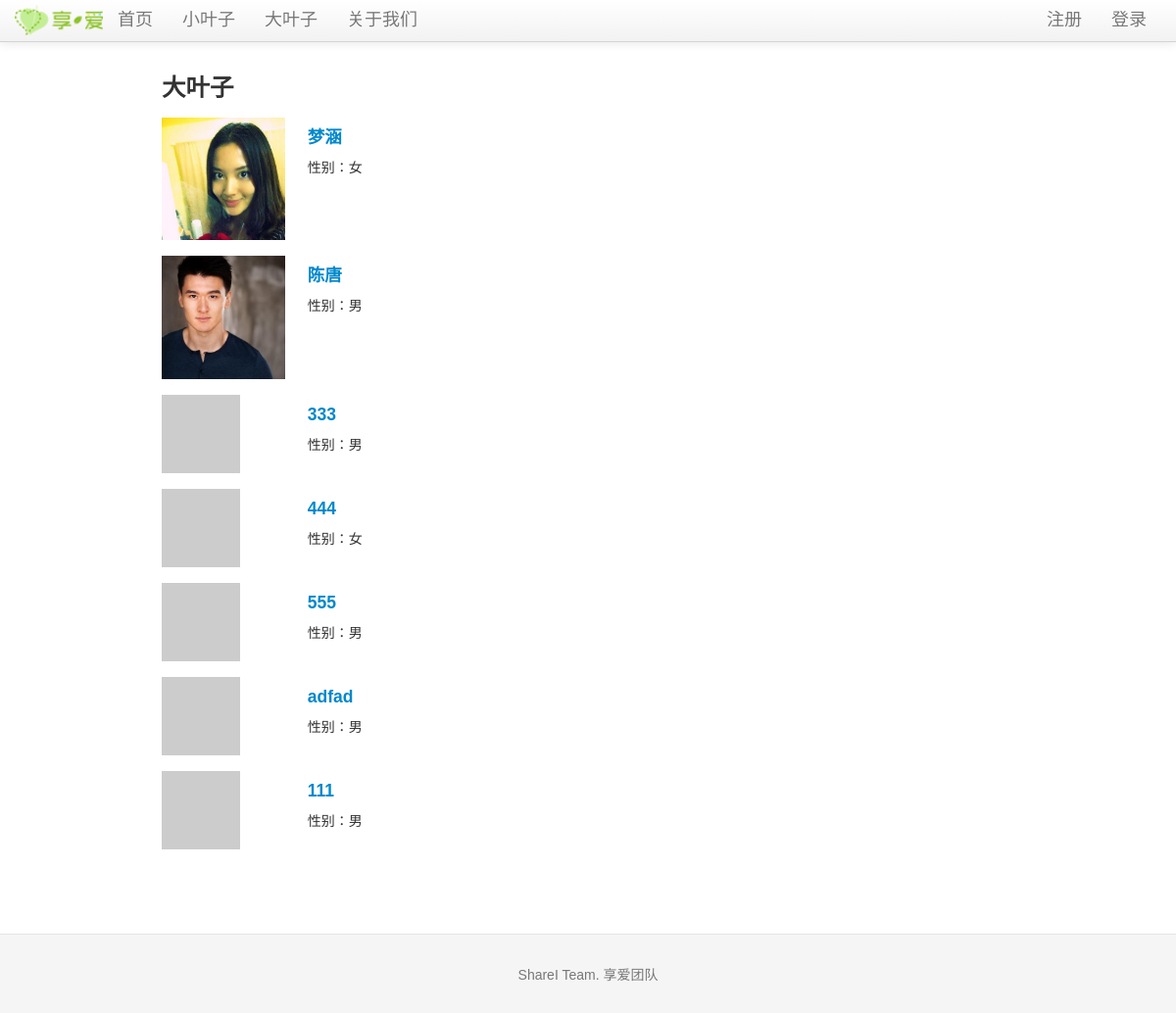
Screenshot of /bigleaf with the database file from the repository.
### tables this page shows
CREATE TABLE bleaf (avatar TEXT, bleaf_id integer PRIMARY KEY, email text, uname text, sex text, ulevel integer, password text, rrurl text, sinawburl text, qqwburl text, createtime TIMESTAMP);

### sharei.py (the view)
@app.route('/bigleaf')
def show_bigleafs():
    bigleafs = query_db('''select * from bleaf''')
    error = None
    if bigleafs is None:
        error = 'No big leaf now'
        return render_template('bigleaf.html', error=error)
    else:
        return render_template('bigleaf.html', error=error, bigleafs = bigleafs)

### sharei.py (called while the page is built)
def get_db():
    top = _app_ctx_stack.top
    if not hasattr(top, 'sqlite_db'):
        top.sqlite_db = sqlite3.connect(app.config['DATABASE'])
        top.sqlite_db.row_factory = sqlite3.Row
    return top.sqlite_db

@app.teardown_appcontext
def close_database(exception):
    top = _app_ctx_stack.top
    if hasattr(top, 'sqlite_db'):
        top.sqlite_db.close()

def query_db(query, args=(), one=False):
    cur = get_db().execute(query, args)
    rv = cur.fetchall()
    return (rv[0] if rv else None) if one else rv

@app.before_request
def before_request():
    g.bleaf = None
    if 'bleaf_id' in session:
        g.bleaf = query_db('select * from bleaf where bleaf_id = ?', [session['bleaf_id']], one=True)

### templates/bigleaf.html (shortened to what this page needs)
{% extends "layout.html" %}
{% block body %}
  <h3>大叶子</h3>
    {% for bigleaf in bigleafs %}
    <div class="row-fluid">
    <div class="span2">
        <img src={{ bigleaf.avatar }}>
    </div>
    <div class="span6" style="text-align : left;background-color:#FFFFFF; padding-left:20">
      <a href="{{ url_for('show_bigleaf', bleaf_id=bigleaf.bleaf_id) }}" target="_blank"><h4>{{bigleaf.uname}}</h4></a>
      <p>性别：{{bigleaf.sex}}<br>
    </div>
  </div><br>
{% endfor %}
{% endblock %}

### static/css/docs.css (style rules this page uses)
body { position: relative; padding-top: 40px; }

### templates/layout.html (style rules this page uses)
body { padding-top: 60px; font: 14px "微软雅黑", Verdana, Arial, Sans-serif; }

### rows the page displays
bleaf: avatar (picture), uname "梦涵", sex "女"
bleaf: avatar (picture), uname "陈唐", sex "男"
bleaf: uname "333", sex "男"
bleaf: uname "444", sex "女"
bleaf: uname "555", sex "男"
bleaf: uname "adfad", sex "男"
bleaf: uname "111", sex "男"
